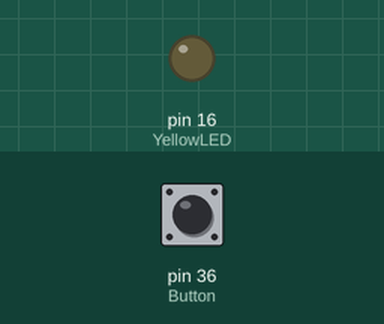
Recording of a program running on a simulated Raspberry Pi (header pin numbers). On the bench: output pins drawn as LEDs (lit = HIGH). The inputs (shaded band) are chosen by the test bench; at power-on: pin 36 (Button) HIGH.

Above: at 1.2 s.
1.3 s: pin 36 (Button) pulled LOW for 3.2 s
At 6.0 s:
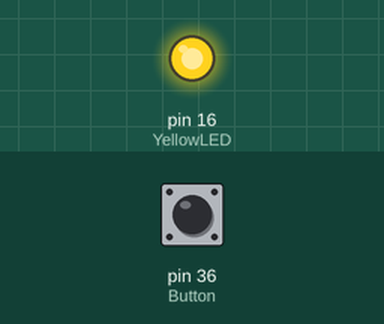
6.3 s: pin 36 (Button) pulled LOW for 0.15 s
At 7.7 s:
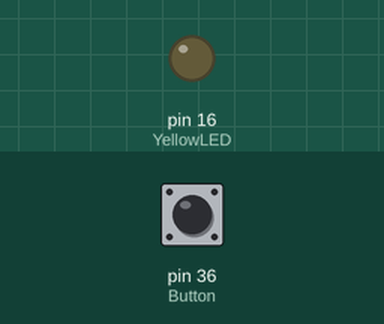
Timing chart, 0 to 9.3 s (numbered marks = the images above; inputs shaded):
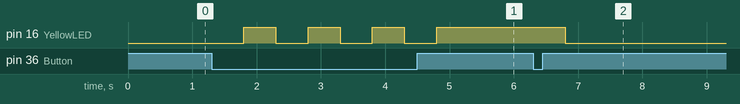

Measured:
- after the input at 1.3 s, pin 16 (YellowLED): alternates HIGH for 0.50 s and LOW for 0.50 s, 7 changes in all, then stays HIGH, starting after 0.50 s
- after the input at 6.3 s, pin 16 (YellowLED): HIGH → LOW after 0.50 s

The program:

button2.py
```python
import RPi.GPIO as GPIO
import time
GPIO.setmode(GPIO.BOARD)
GPIO.setwarnings(False)
Button = 36
YellowLED = 16

GPIO.setup(Button, GPIO.IN, pull_up_down = GPIO.PUD_UP)
GPIO.setup(YellowLED, GPIO.OUT)
flag = 0

while True:
	button_state = GPIO.input(Button)
	#print (button_state)
	if button_state == 0:
		time.sleep(0.5)
		if flag == 0:
			flag = 1
		else:
			flag = 0

	if flag == 1:
		GPIO.output(YellowLED, GPIO.HIGH)
	else:
		GPIO.output(YellowLED, GPIO.LOW)
```
